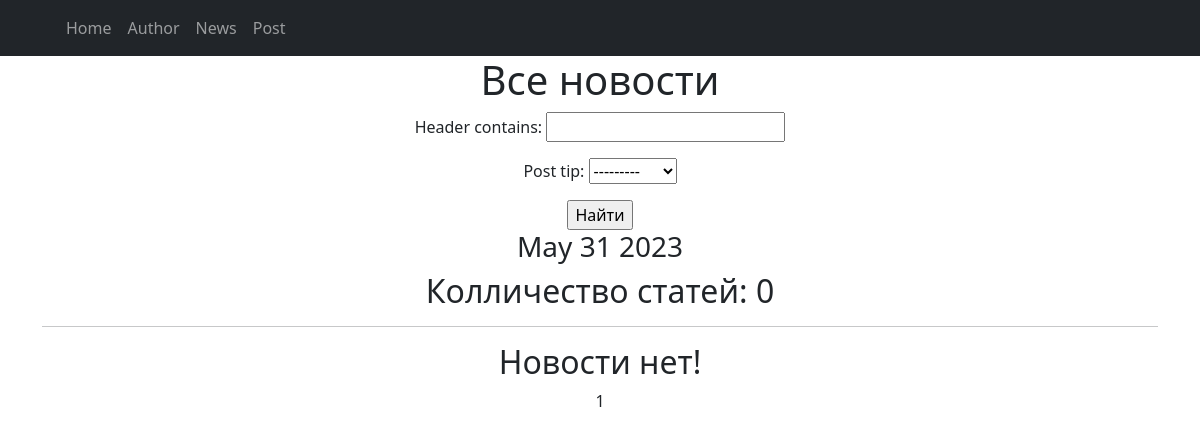
The app's page /, older data.
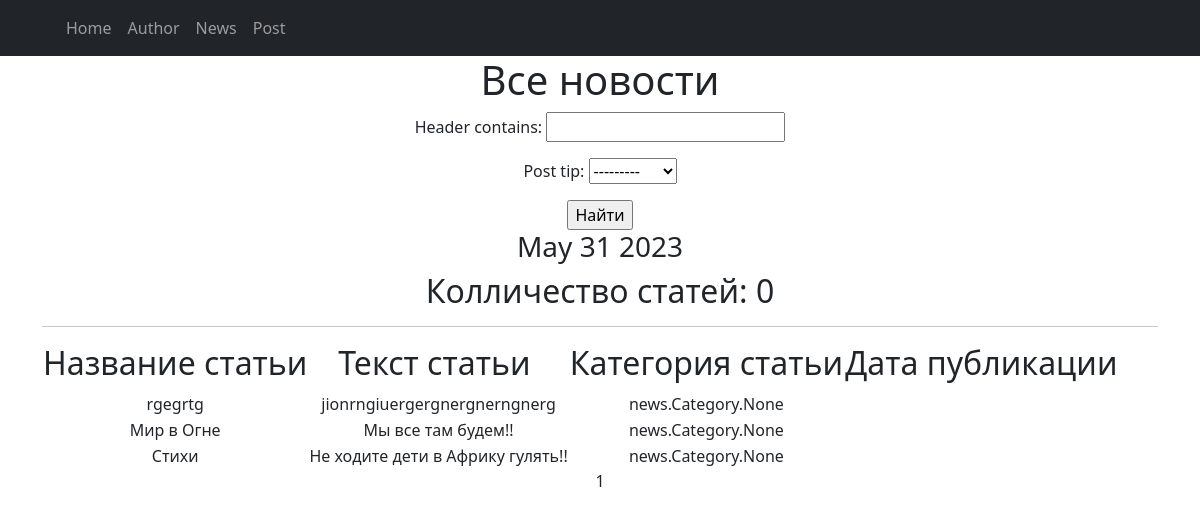
The same page, newer data.
### news/models.py (models this page shows, shortened)
class Post(models.Model):
    objects = None
    news = 'NW'
    states = 'PS'
    TYPE = [
        (news, 'Новость'),
        (states, 'Статья')
    ]
    post_tip = models.CharField(max_length=10, choices=TYPE, default=states)
    date_in = models.DateField(auto_now_add=True)
    header = models.CharField(max_length=255)
    contents = models.TextField(blank=True)
    author = models.ForeignKey(Author, on_delete=models.CASCADE)
    category = models.ManyToManyField(to= Category, through='PostCategory')
    rating_post = models.IntegerField(default=0, validators=[MinValueValidator(0.0)])
    quantity = models.IntegerField(validators=[MinValueValidator(0)])

### news/views.py (the view, shortened to what this page needs)
# urls.py: urlpatterns = [path('', PostList.as_view(), name='posts'),
class PostList(ListView):
    model = Post
    ordering = 'header'
    template_name = 'news.html'
    context_object_name = 'posts'
    paginate_by = 4
    def get_queryset(self):
        queryset = super().get_queryset()
        self.filterset = PostFilter(self.request.GET, queryset)
        return self.filterset.qs
    def get_context_data(self, **kwargs):
        context = super().get_context_data(**kwargs)
        context['filterset'] = self.filterset
        return context

### news/templatetags/custom_tags.py (called while the page is built)
@register.simple_tag()
def current_time(format_string='%b %d %Y'):
   return datetime.utcnow().strftime(format_string)

### templates/news.html (shortened to what this page needs)
{% extends 'flatpages/default.html' %}
{% load custom_filter %}
{% load custom_tags %}
        {% block content %}
           <h1>Все новости</h1>
           <form action="" method="get">
               {{ filterset.form.as_p }}
               <input type="submit" value="Найти" />
   </form>
        <h3>{% current_time '%b %d %Y' %}</h3>
              <h2>Колличество статей: {{ news|length  }} </h2>
           <hr>
           {% if posts %}
               <table>
                   <tr>
                       <td><h2>Название статьи</h2></td>
                       <td><h2>Текст статьи&nbsp;</h2></td>
                       <td><h2> Категория статьи</h2></td>
                       <td><h2> Дата публикации</h2></td>
                   </tr>
                   {% for post in posts %}
                    <tr>
                      <td>{{ post.header}}</td>
                      <td>{{ post.contents|truncatechars:50}}</td>
                      <td>{{ post.category }}</td>
                      <td>{{ post.time_now|date:'h m d M Y' }}</td>
                    </tr>
                    {% endfor %}
               </table>
           {% else %}
               <h2>Новости нет!</h2>
           {% endif %}
           {{ page_obj.number }}
        {% endblock content %}

### templates/flatpages/default.html (shortened to what this page needs)
<!DOCTYPE html>
<html lang="en-ru">
    <head>
        {% load static %}
        <link href="{% static 'css/styles.css' %}" rel="stylesheet" />
    </head>
    <body>
        <nav class="navbar navbar-expand-lg navbar-dark bg-dark static-top">
           <div class="container">
               <div class="collapse navbar-collapse" id="navbarResponsive">
                   <ul class="navbar-nav ml-auto">
                       <li class="nav-item active">
                   <a class="nav-link" href="#">Home
                   </a>
               </li>
                       <li class="nav-item">
                           <a class="nav-link" href="/Author/">Author</a>
                       </li>
                       <li class="nav-item">
                           <a class="nav-link" href="/News/">News</a>
                       </li>
                       <li class="nav-item">
                           <a class="nav-link" href="/Post/">Post</a>
                       </li>
                   </ul>
               </div>
           </div>
        </nav>
        <div class="container">
            <div class="row">
                <div class="col-lg-12 text-center">
                {% block content %}{% endblock content %}
                </div>
            </div>
        </div>
    </body>
</html>

Row changes from the older to the newer data that the page shows:
added Post: header "rgegrtg", contents "jionrngiuergergnergnerngnerg", category "news.Category.None"
added Post: header "Мир в Огне", contents "Мы все там будем!!", category "news.Category.None"
added Post: header "Стихи", contents "Не ходите дети в Африку гулять!!", category "news.Category.None"
Text that changed along with them:
text no longer shown: "Новости нет!"
text now shown: "Название статьи Текст статьи Категория статьи Дата публикации"
